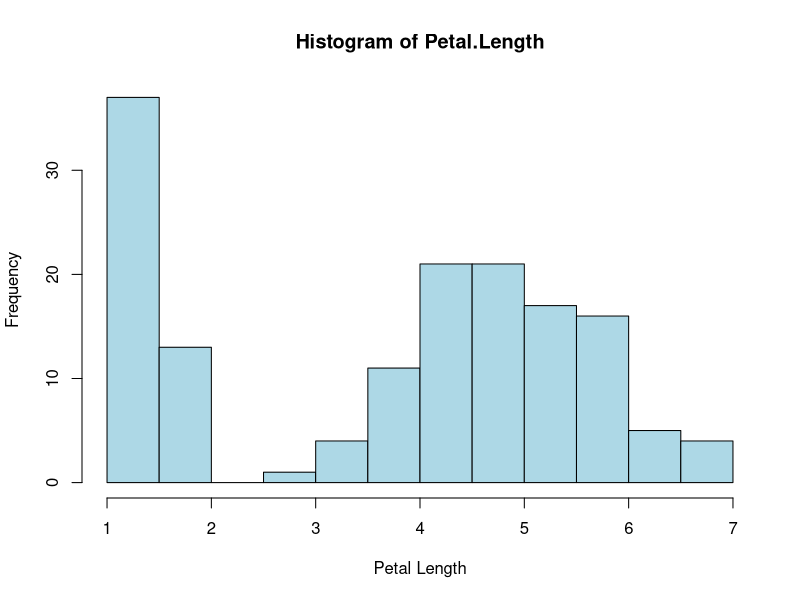
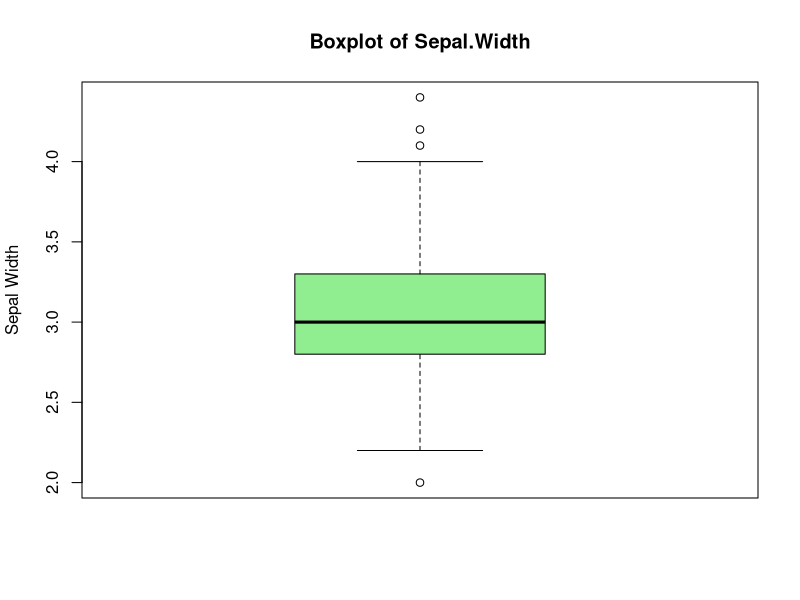

The R source for these figures, in order:
# 1. Create a data frame with 5 students
students <- data.frame(
  Name = c("Alice", "Bob", "Charlie", "David", "Eva"),
  Age = c(20, 22, 21, 23, 20),
  Marks = c(85, 67, 45, 78, 52)
)

# Display the data frame
print("Original Data Frame:")
print(students)

# 2. Find average marks
average_marks <- mean(students$Marks)
cat("Average Marks:", average_marks, "\n")

# Find maximum age
maximum_age <- max(students$Age)
cat("Maximum Age:", maximum_age, "\n")

# 3. Add Grade column based on marks
students$Grade <- ifelse(
  students$Marks >= 75, "A",
  ifelse(students$Marks >= 50 & students$Marks < 75, "B", "C")
)

# Display updated data frame
print("Data Frame with Grades:")
print(students)

 

#Exercise 2
# Load the iris dataset
data(iris)

# 1. Find the number of rows and columns
cat("Number of rows:", nrow(iris), "\n")
cat("Number of columns:", ncol(iris), "\n")

# 2. Get the first 6 rows
head(iris)

# 3. Find the mean, median, variance, and standard deviation of Sepal.Length
mean_sepal <- mean(iris$Sepal.Length)
median_sepal <- median(iris$Sepal.Length)
var_sepal <- var(iris$Sepal.Length)
sd_sepal <- sd(iris$Sepal.Length)

cat("Mean of Sepal.Length:", mean_sepal, "\n")
cat("Median of Sepal.Length:", median_sepal, "\n")
cat("Variance of Sepal.Length:", var_sepal, "\n")
cat("Standard Deviation of Sepal.Length:", sd_sepal, "\n")

# 4. Find how many flowers belong to each species
table(iris$Species)

# 5. Draw a histogram of Petal.Length
hist(iris$Petal.Length,
     main = "Histogram of Petal.Length",
     xlab = "Petal Length",
     col = "lightblue",
     border = "black")

# Draw a boxplot of Sepal.Width
boxplot(iris$Sepal.Width,
        main = "Boxplot of Sepal.Width",
        ylab = "Sepal Width",
        col = "lightgreen")



# Question solved 3
# Parameters
prior_disease <- 0.01        # P(D), prior probability of disease (5%)
true_positive <- 0.95        # P(T+|D), sensitivity
false_positive <- 0.05       # P(T+|¬D), false positive rate

# Complement probability (no disease)
prior_no_disease <- 1 - prior_disease

# Bayes' theorem
posterior_prob <- (true_positive * prior_disease) / 
  ((true_positive * prior_disease) + (false_positive * prior_no_disease))

# Convert to percentage
posterior_percent <- posterior_prob * 100

# Print results
cat("Posterior probability that a person has the disease given a positive test:", posterior_prob, "\n")
cat("In percentage:", posterior_percent, "%\n")
